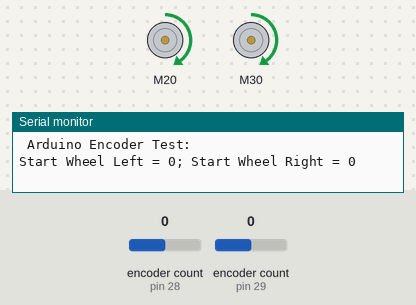
Simulated run of this sketch. Board: Arduino Mega 2560, built with avr-gcc and run on an emulated ATmega2560. Parts: 2 × DC motor (green arrow = forward, orange = backward, longer = faster), the last lines printed to the serial monitor. Inputs (shaded band) come from the test bench; at power-on: encoder count (sensors on pin 28, pin 29) 0.

Above: at 2.5 s.
At 12.5 s:
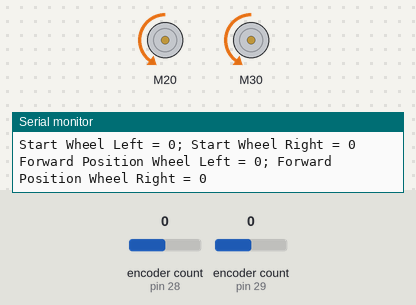
At 17.5 s:
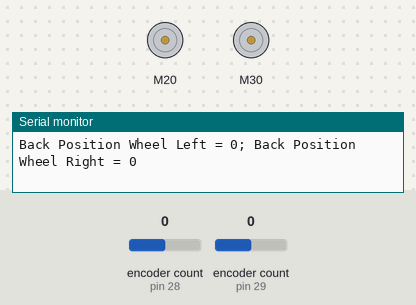
Timing chart, 0 to 26.0 s (numbered marks = the images above):
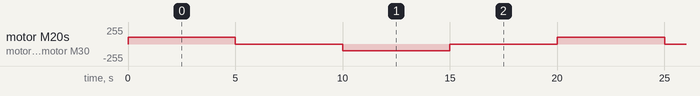

Measured:
- by itself, motor M20, motor M30: repeats every 20.0 s: stopped 5.0 s, backward 100/255 5.0 s, stopped 5.0 s, forward 100/255 5.0 s

The sketch:

MotorTestRun.ino
```cpp
/******************************************************************************
TestRun.ino
TB6612FNG H-Bridge Motor Driver Example code
Michelle @ SparkFun Electronics
8/20/16
https://github.com/sparkfun/SparkFun_TB6612FNG_Arduino_Library

Uses 2 motors to show examples of the functions in the library.  This causes
a robot to do a little 'jig'.  Each movement has an equal and opposite movement
so assuming your motors are balanced the bot should end up at the same place it
started.

Resources:
TB6612 SparkFun Library

Development environment specifics:
Developed on Arduino 1.6.4
Developed with ROB-9457
******************************************************************************/

// This is the library for the TB6612 that contains the class Motor and all the
// functions
#include <SparkFun_TB6612.h>
#include <Encoder.h>

// Pins for all inputs, keep in mind the PWM defines must be on PWM pins
// the default pins listed are the ones used on the Redbot (ROB-12097) with
// the exception of STBY which the Redbot controls with a physical switch
#define PWMA 32
#define AIN1 20
#define AIN2 33

#define PWMB 25
#define BIN1 30
#define BIN2 27

Encoder knobLeft(29, 31);
Encoder knobRight(28, 26);

#define STBY 9

// these constants are used to allow you to make your motor configuration
// line up with function names like forward.  Value can be 1 or -1
const int offsetA = 1;
const int offsetB = 1;

// Initializing motors.  The library will allow you to initialize as many
// motors as you have memory for.  If you are using functions like forward
// that take 2 motors as arguements you can either write new functions or
// call the function more than once.
Motor motor1 = Motor(AIN1, AIN2, PWMA, offsetA, STBY);
Motor motor2 = Motor(BIN1, BIN2, PWMB, offsetB, STBY);

void setup()
{
 //Nothing here
   Serial.begin(57600);
  Serial.println(" Arduino Encoder Test:");
}

long positionLeft  = 0;
long positionRight = 0;

void loop()
{

  long newLeft, newRight;
  newLeft = knobLeft.read();
  newRight = knobRight.read();

   Serial.print("Start Wheel Left = ");
   Serial.print(newLeft);
   Serial.print("; Start Wheel Right = ");
   Serial.print(newRight);
   Serial.println();

   forward(motor1, motor2, 100);
   delay(5000);


   brake(motor1, motor2);

   delay(2000);

   newLeft = knobLeft.read();
   newRight = knobRight.read();

   Serial.print("Forward Position Wheel Left = ");
   Serial.print(newLeft);
   Serial.print("; Forward Position Wheel Right = ");
   Serial.print(newRight);
   Serial.println();

   delay(3000);

   back(motor1, motor2, -100);
   delay(5000);

   brake(motor1, motor2);
   delay(2000);

   newLeft = knobLeft.read();
   newRight = knobRight.read();

   Serial.print("Back Position Wheel Left = ");
   Serial.print(newLeft);
   Serial.print("; Back Position Wheel Right = ");
   Serial.print(newRight);
   Serial.println();
   delay(3000);

}
```
